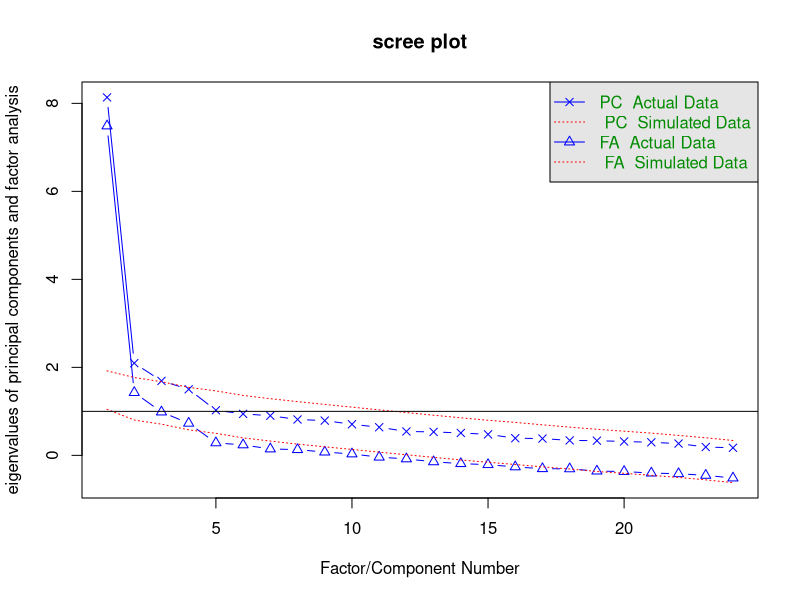
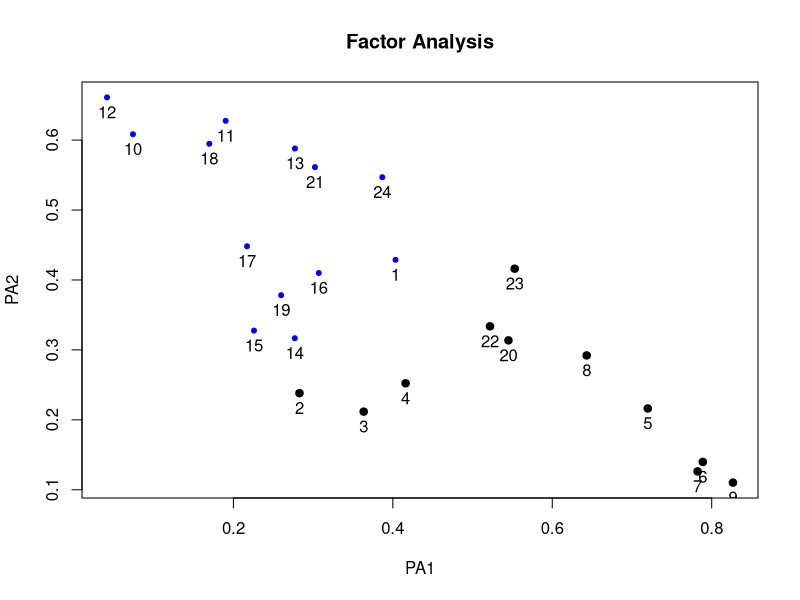
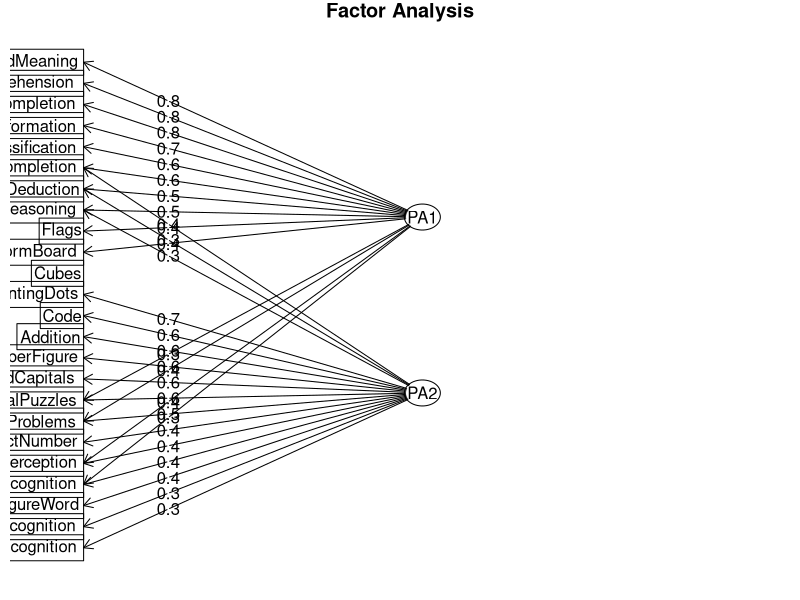
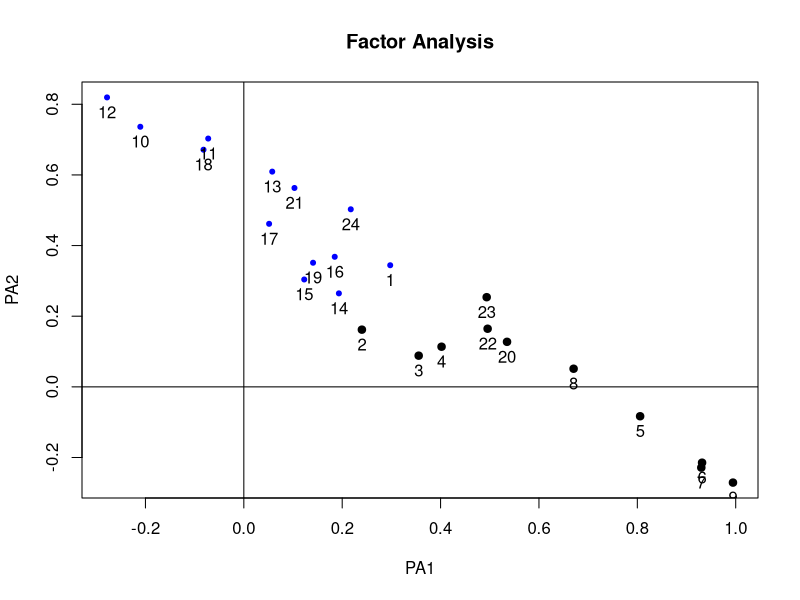
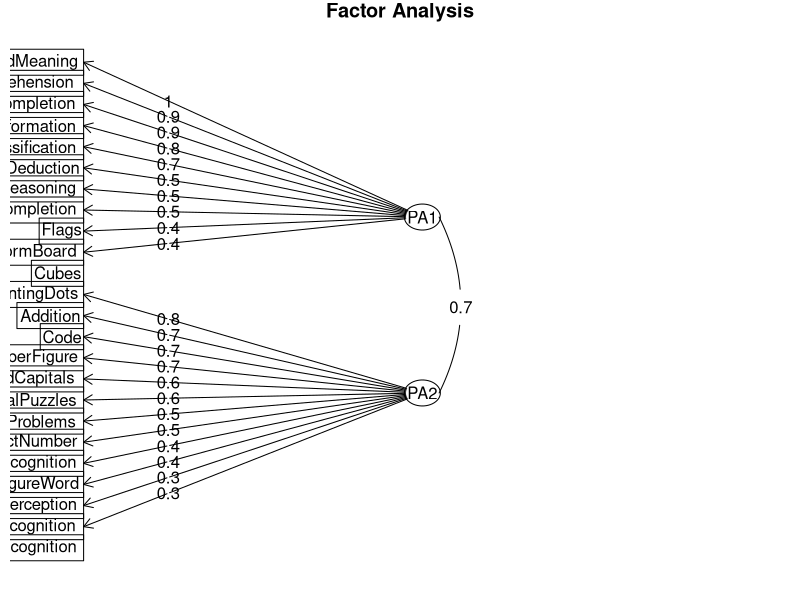

These figures' R source, in order:
View(Harman74.cor)
h74<-Harman74.cor
library(psych)
covariances <- h74$cov
correlations<-cov2cor(covariances)
fa.parallel(correlations,fa="both",n.obs =112,main = "scree plot")
fa(r=correlations,nfactors = 2,rotate = "none",fm="pa")
fa.varimax<-fa(correlations,nfactors = 2,rotate = "varimax",fm="pa")
fa.varimax
fa.varimax$weights
factor.plot(fa.varimax)
fa.diagram(fa.varimax,simple = FALSE)

fa.promax <-fa(correlations,nfactors = 2,rotate = "promax",fm="pa")
fa.promax$weights
factor.plot(fa.promax)
fa.diagram(fa.promax,simple = FALSE)

